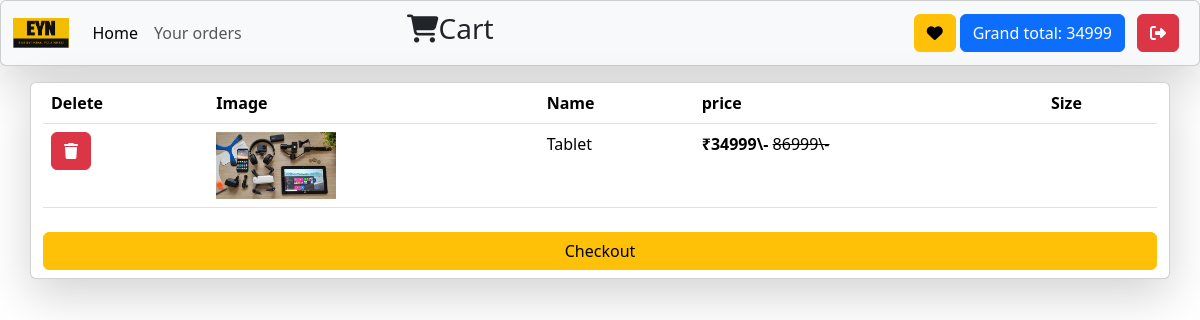
Page /cart/ (signed in) on the committed database.
### home/models.py (models this page shows, shortened)
class BaseModel(models.Model):
    product_uuid = models.UUIDField(default=uuid.uuid4, editable=False, primary_key=True )
    created_at = models.DateField(auto_now_add=True)
    updated_at = models.DateField(auto_now_add=True)
    class Meta:
        abstract = True

class Cart(BaseModel):
    user = models.ForeignKey(User, on_delete=models.SET_NULL,null=True, blank=True, related_name="cart")
    is_paid = models.BooleanField(default=False)
    def get_cart_total(self):
        return cart_items.objects.filter(cart = self).aggregate(Sum('product__discounted_price'))

class cart_items(BaseModel):
    cart = models.ForeignKey(Cart, on_delete=models.CASCADE, related_name="cartItems")
    product = models.ForeignKey(products, on_delete=models.CASCADE)
    size = models.ForeignKey(sizes, on_delete=models.CASCADE,  null=True, blank=True)

class products(BaseModel):
    product_category = models.CharField(max_length=100)
    product_image = models.ImageField(upload_to="products", null=True, blank=True)
    product_image1 = models.ImageField(upload_to="products", null=True, blank=True)
    product_image2 = models.ImageField(upload_to="products", null=True, blank=True)
    product_name = models.CharField(max_length=100)
    real_price = models.IntegerField(default=1)
    discounted_price = models.IntegerField(default=1)
    product_description = models.TextField()
    size = models.CharField(max_length=100, default="medium")

### home/views.py (the view)
# urls.py: path('cart/', cart, name="cart"),
def cart(request):
    user = request.user
    try:
        cart = Cart.objects.get(is_paid = False, user = user)
        items = cart_items.objects.filter(cart = cart)
        if not items.exists():
            context = {"carts": cart, "message":"no items"}
        else:
            context = {"carts": cart}
    except Cart.DoesNotExist:
        context= {"message":"No items in cart"}
    return render(request, "cart.html", context)

### home/templates/cart.html (shortened to what this page needs)
{% extends "base.html" %}
{% block start %}
<nav class="navbar navbar-expand-lg bg-body-tertiary card shadow-lg">
    <div class="container-fluid">
      <a class="navbar-brand fs-4" href="/"><img src="/media/logo/EYN_edited.png" alt="..." style="height: 30px; margin-bottom: 4px;"></a>
      <div class="collapse navbar-collapse" id="navbarSupportedContent">
        <ul class="navbar-nav me-auto mb-2 mb-lg-0">
          <li class="nav-item">
            <a class="nav-link active" aria-current="page" href="/">Home</a>
          </li>
          <li class="nav-item">
            <a class="nav-link" href="/orders/">Your orders</a>
          </li>
        </ul>
        <h3 class=""><i class="fa-solid fa-cart-shopping"></i>Cart</h3>
        <a href="/wishlist/"><div class="btn btn-warning icon1"><i class="fa-solid fa-heart"></i></div></a>
        <div class="btn btn-primary mx-1">Grand total: {{carts.get_cart_total.product__discounted_price__sum}}</div>
        <a class="btn btn-danger mx-2" href="/logout/"><i class="fa-solid fa-right-from-bracket"></i></a>
      </div>
      </div>
  </nav>
  {% if message %}
    <div class="container d-flex mt-5" style="justify-content: center;">
      <img src="https://dev.agriapp.net/public/images/emptycart.png" alt="Not ordered yet">
    </div>
    <div class="d-flex mb-3" style="justify-content: center;">
      <a href="/"><div class="btn btn-warning">Continue shopping</div></a>
      </div>
  {% else %}
  <div class="container my-3 card shadow-lg">
  <table class="table ">
    <thead>
      <tr>
        <th scope="col">Delete</th>
        <th scope="col">Image</th>
        <th scope="col">Name</th>
        <th scope="col">price</th>
        <th scope="col">Size</th>
      </tr>
    </thead>
    <tbody>
        {% for cart in carts.cartItems.all %}
      <tr>
        <th scope="row"><a href="/delete-cart-items/{{cart.product_uuid}}"><div class="btn btn-danger"><i class="fa-solid fa-trash"></i></div></a></th>
        <td><a href="/product/{{cart.product.product_uuid}}"><img src="/media/{{cart.product.product_image}}" alt="" style="width: 120px;"></a></td>
        <td>{{cart.product.product_name}}</td>
        <td><b>₹{{cart.product.discounted_price}}\-</b>  <strike>{{cart.product.real_price}}\-</strike></td>
        <td>{{cart.size.size}}</td>
      </tr>
      {% endfor %}
    </tbody>
  </table>
  <a href="/checkout/{{carts.product_uuid}}" class="btn my-2 btn-warning">Checkout</a>
</div>
{% endif %}
{% endblock %}

### static/style.css (style rules this page uses)
.icon1 { margin-left: 420px; }
a { color: #020101; text-decoration: none; }

### rows in the picture
Cart: get_cart_total.product__discounted_price__sum "34999"
cart_items: product.product_image (picture), product.product_name "Tablet", product.discounted_price "34999", product.real_price "86999"
